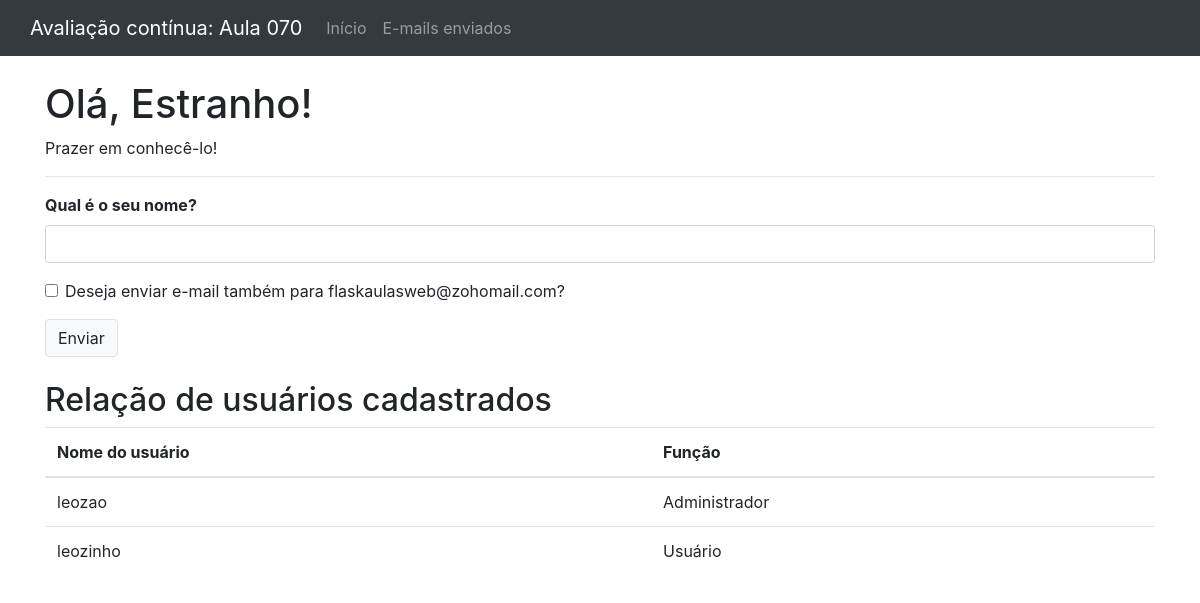
Before: / with the older database file.
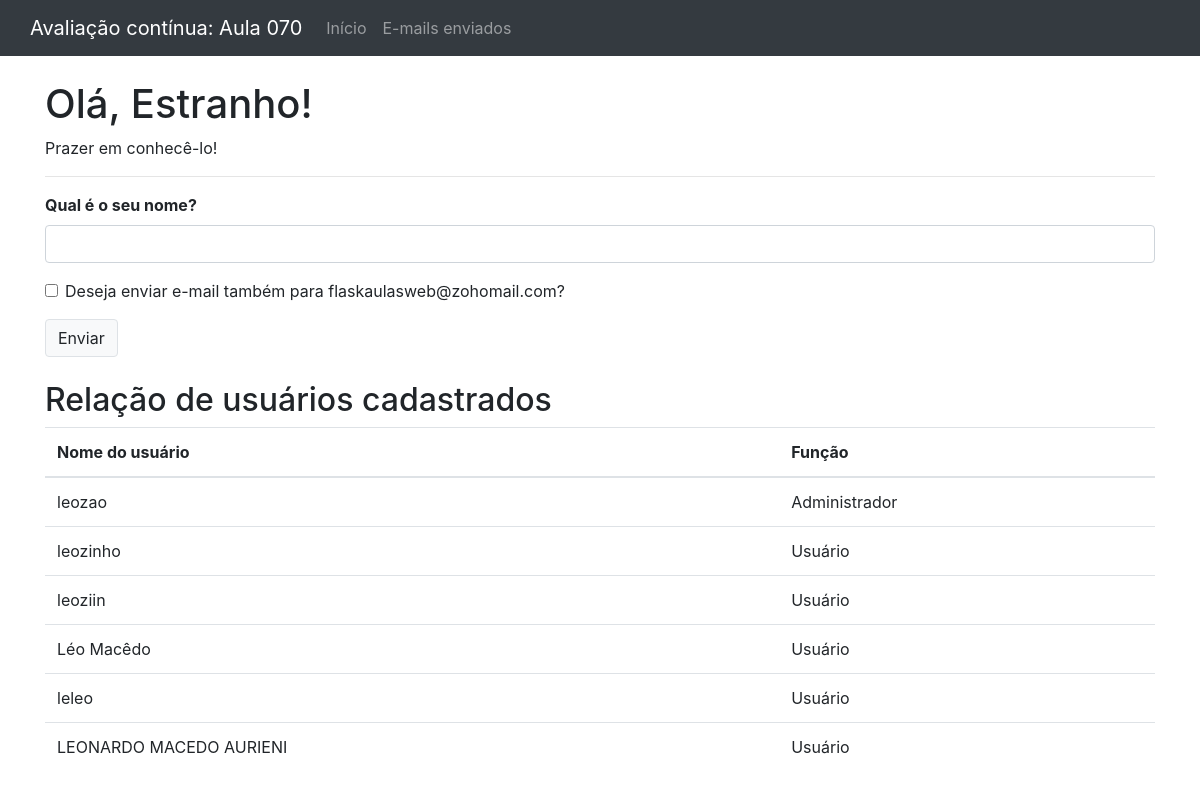
After: the same page with the newer database file.
### hello.py (models this page shows, shortened)
class User(db.Model):
    __tablename__ = 'users'
    id = db.Column(db.Integer, primary_key=True)
    username = db.Column(db.String(64), unique=True, index=True)
    role_id = db.Column(db.Integer, db.ForeignKey('roles.id'))

class Role(db.Model):
    __tablename__ = 'roles'
    id = db.Column(db.Integer, primary_key=True)
    name = db.Column(db.String(64), unique=True)
    users = db.relationship('User', backref='role', lazy='dynamic')

### hello.py (the view, shortened to what this page needs)
@app.route('/', methods=['GET', 'POST'])
def index():
    form = NameForm()
    usuarios = User.query.order_by(User.id.asc()).all()
    return render_template(
        'index.html',
        form=form,
        name=session.get('name'),
        known=session.get('known', False),
        email_enviado=session.pop('email_enviado', False),
        usuarios=usuarios
    )

### hello.py
class NameForm(FlaskForm):
    name = StringField('Qual é o seu nome?', validators=[DataRequired()])
    enviar_professor = BooleanField('Deseja enviar e-mail também para flaskaulasweb@zohomail.com?')
    submit = SubmitField('Enviar')

### templates/index.html (shortened to what this page needs)
{% extends "base.html" %}
{% block content %}
<div class="page-header">
    <h1>Olá, {% if name %}{{ name }}{% else %}Estranho{% endif %}!</h1>
    {% if name %}
        {% if known %}
            <p>Feliz em vê-lo novamente!</p>
        {% else %}
            <p>Prazer em conhecê-lo!</p>
        {% endif %}
    {% else %}
        <p>Prazer em conhecê-lo!</p>
    {% endif %}
</div>
<hr>
<form method="POST">
    <div class="form-group">
        {{ form.name.label(class="font-weight-bold") }}
        {{ form.name(class="form-control") }}
    </div>
    <div class="form-group form-check">
        {{ form.enviar_professor(class="form-check-input") }}
        {{ form.enviar_professor.label(class="form-check-label") }}
    </div>
    {{ form.submit(class="btn btn-light border") }}
</form>
<div class="mt-4">
    <h2>Relação de usuários cadastrados</h2>
    <table class="table">
        <thead>
            <tr>
                <th>Nome do usuário</th>
                <th>Função</th>
            </tr>
        </thead>
        <tbody>
            {% for usuario in usuarios %}
            <tr>
                <td>{{ usuario.username }}</td>
                <td>{{ usuario.role.name if usuario.role else 'Sem função' }}</td>
            </tr>
            {% endfor %}
        </tbody>
    </table>
</div>
{% endblock %}

### templates/base.html (shortened to what this page needs)
<!DOCTYPE html>
<html lang="pt-BR">
<head>
    <link rel="stylesheet" href="https://cdn.jsdelivr.net/npm/bootstrap@4.6.2/dist/css/bootstrap.min.css">
</head>
<body>
    <nav class="navbar navbar-expand navbar-dark bg-dark">
        <div class="container d-flex justify-content-start">
            <a class="navbar-brand mr-3" href="/">Avaliação contínua: Aula 070</a>
            <div class="navbar-nav">
                <a class="nav-item nav-link" href="/">Início</a>
                <a class="nav-item nav-link" href="{{ url_for('emails') }}">E-mails enviados</a>
            </div>
        </div>
    </nav>
    <div class="container mt-4">
        {% block content %}{% endblock %}
    </div>
</body>
</html>

Changed rows visible on the page:
added User: username "leoziin", role "Usuário"
added User: username "Léo Macêdo", role "Usuário"
added User: username "leleo", role "Usuário"
added User: username "LEONARDO MACEDO AURIENI", role "Usuário"
